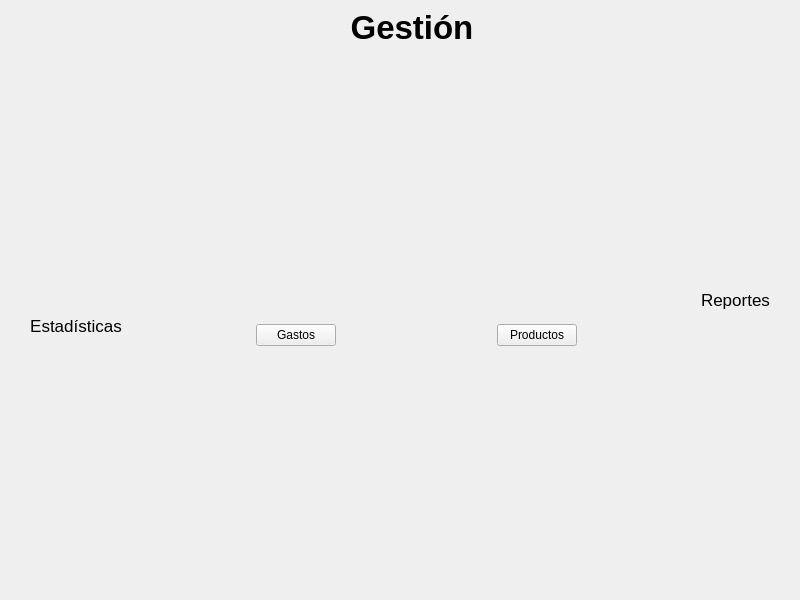
<?xml version="1.0" encoding="UTF-8"?>
<ui version="4.0">
 <class>Frame</class>
 <widget class="QFrame" name="Frame">
  <property name="geometry">
   <rect>
    <x>0</x>
    <y>0</y>
    <width>800</width>
    <height>600</height>
   </rect>
  </property>
  <property name="minimumSize">
   <size>
    <width>800</width>
    <height>600</height>
   </size>
  </property>
  <property name="mouseTracking">
   <bool>true</bool>
  </property>
  <property name="windowTitle">
   <string>Punto de Venta Grupo ECCOS</string>
  </property>
  <layout class="QHBoxLayout" name="horizontalLayout">
   <property name="spacing">
    <number>0</number>
   </property>
   <property name="leftMargin">
    <number>0</number>
   </property>
   <property name="topMargin">
    <number>0</number>
   </property>
   <property name="rightMargin">
    <number>0</number>
   </property>
   <property name="bottomMargin">
    <number>0</number>
   </property>
   <item>
    <widget class="QFrame" name="frame_12">
     <property name="mouseTracking">
      <bool>true</bool>
     </property>
     <property name="frameShape">
      <enum>QFrame::NoFrame</enum>
     </property>
     <property name="frameShadow">
      <enum>QFrame::Raised</enum>
     </property>
     <layout class="QVBoxLayout" name="verticalLayout_4">
      <property name="leftMargin">
       <number>30</number>
      </property>
      <property name="rightMargin">
       <number>0</number>
      </property>
      <item>
       <widget class="QFrame" name="frame_18">
        <property name="minimumSize">
         <size>
          <width>102</width>
          <height>65</height>
         </size>
        </property>
        <property name="maximumSize">
         <size>
          <width>102</width>
          <height>65</height>
         </size>
        </property>
        <property name="frameShape">
         <enum>QFrame::NoFrame</enum>
        </property>
        <property name="frameShadow">
         <enum>QFrame::Raised</enum>
        </property>
        <layout class="QHBoxLayout" name="horizontalLayout_13"/>
       </widget>
      </item>
      <item>
       <spacer name="verticalSpacer_8">
        <property name="orientation">
         <enum>Qt::Vertical</enum>
        </property>
        <property name="sizeHint" stdset="0">
         <size>
          <width>20</width>
          <height>40</height>
         </size>
        </property>
       </spacer>
      </item>
      <item>
       <widget class="QFrame" name="previous_frame">
        <property name="mouseTracking">
         <bool>true</bool>
        </property>
        <property name="frameShape">
         <enum>QFrame::NoFrame</enum>
        </property>
        <property name="frameShadow">
         <enum>QFrame::Raised</enum>
        </property>
        <layout class="QVBoxLayout" name="verticalLayout_6">
         <property name="leftMargin">
          <number>0</number>
         </property>
         <property name="rightMargin">
          <number>0</number>
         </property>
         <item>
          <widget class="QLabel" name="previous_title_label">
           <property name="sizePolicy">
            <sizepolicy hsizetype="Maximum" vsizetype="Maximum">
             <horstretch>0</horstretch>
             <verstretch>0</verstretch>
            </sizepolicy>
           </property>
           <property name="cursor">
            <cursorShape>PointingHandCursor</cursorShape>
           </property>
           <property name="mouseTracking">
            <bool>true</bool>
           </property>
           <property name="styleSheet">
            <string notr="true">color: black;
font-family: Arial;
font-weight: bold;
font: 13pt;</string>
           </property>
           <property name="text">
            <string>Estadísticas</string>
           </property>
           <property name="alignment">
            <set>Qt::AlignCenter</set>
           </property>
          </widget>
         </item>
         <item>
          <widget class="QLabel" name="previous_navigation_label">
           <property name="sizePolicy">
            <sizepolicy hsizetype="Maximum" vsizetype="Maximum">
             <horstretch>0</horstretch>
             <verstretch>0</verstretch>
            </sizepolicy>
           </property>
           <property name="cursor">
            <cursorShape>PointingHandCursor</cursorShape>
           </property>
           <property name="mouseTracking">
            <bool>true</bool>
           </property>
           <property name="text">
            <string/>
           </property>
           <property name="pixmap">
            <pixmap>images/previous.png</pixmap>
           </property>
           <property name="scaledContents">
            <bool>true</bool>
           </property>
          </widget>
         </item>
        </layout>
       </widget>
      </item>
      <item>
       <spacer name="verticalSpacer_9">
        <property name="orientation">
         <enum>Qt::Vertical</enum>
        </property>
        <property name="sizeHint" stdset="0">
         <size>
          <width>20</width>
          <height>40</height>
         </size>
        </property>
       </spacer>
      </item>
     </layout>
    </widget>
   </item>
   <item>
    <widget class="QStackedWidget" name="stacked_widget">
     <property name="currentIndex">
      <number>0</number>
     </property>
     <widget class="QWidget" name="management_widget">
      <layout class="QVBoxLayout" name="verticalLayout_5">
       <item>
        <widget class="QFrame" name="frame_3">
         <property name="mouseTracking">
          <bool>true</bool>
         </property>
         <property name="frameShape">
          <enum>QFrame::NoFrame</enum>
         </property>
         <property name="frameShadow">
          <enum>QFrame::Raised</enum>
         </property>
         <layout class="QVBoxLayout" name="verticalLayout">
          <property name="leftMargin">
           <number>0</number>
          </property>
          <property name="topMargin">
           <number>0</number>
          </property>
          <property name="rightMargin">
           <number>0</number>
          </property>
          <property name="bottomMargin">
           <number>0</number>
          </property>
          <item>
           <widget class="QLabel" name="management_label">
            <property name="font">
             <font>
              <pointsize>25</pointsize>
              <weight>75</weight>
              <bold>true</bold>
             </font>
            </property>
            <property name="text">
             <string>Gestión</string>
            </property>
            <property name="alignment">
             <set>Qt::AlignCenter</set>
            </property>
           </widget>
          </item>
          <item>
           <spacer name="verticalSpacer_2">
            <property name="orientation">
             <enum>Qt::Vertical</enum>
            </property>
            <property name="sizeHint" stdset="0">
             <size>
              <width>20</width>
              <height>40</height>
             </size>
            </property>
           </spacer>
          </item>
          <item>
           <widget class="QFrame" name="frame_14">
            <property name="frameShape">
             <enum>QFrame::NoFrame</enum>
            </property>
            <property name="frameShadow">
             <enum>QFrame::Raised</enum>
            </property>
            <layout class="QHBoxLayout" name="horizontalLayout_11">
             <item>
              <spacer name="horizontalSpacer_5">
               <property name="orientation">
                <enum>Qt::Horizontal</enum>
               </property>
               <property name="sizeHint" stdset="0">
                <size>
                 <width>40</width>
                 <height>20</height>
                </size>
               </property>
              </spacer>
             </item>
             <item>
              <widget class="QFrame" name="frame_15">
               <property name="frameShape">
                <enum>QFrame::NoFrame</enum>
               </property>
               <property name="frameShadow">
                <enum>QFrame::Raised</enum>
               </property>
               <layout class="QVBoxLayout" name="verticalLayout_8">
                <item>
                 <widget class="QFrame" name="frame_5">
                  <property name="frameShape">
                   <enum>QFrame::NoFrame</enum>
                  </property>
                  <property name="frameShadow">
                   <enum>QFrame::Raised</enum>
                  </property>
                  <layout class="QHBoxLayout" name="horizontalLayout_4">
                   <property name="leftMargin">
                    <number>0</number>
                   </property>
                   <property name="topMargin">
                    <number>0</number>
                   </property>
                   <property name="rightMargin">
                    <number>0</number>
                   </property>
                   <property name="bottomMargin">
                    <number>0</number>
                   </property>
                   <item>
                    <spacer name="horizontalSpacer_2">
                     <property name="orientation">
                      <enum>Qt::Horizontal</enum>
                     </property>
                     <property name="sizeHint" stdset="0">
                      <size>
                       <width>40</width>
                       <height>20</height>
                      </size>
                     </property>
                    </spacer>
                   </item>
                   <item>
                    <widget class="QLabel" name="label_7">
                     <property name="sizePolicy">
                      <sizepolicy hsizetype="Maximum" vsizetype="Maximum">
                       <horstretch>0</horstretch>
                       <verstretch>0</verstretch>
                      </sizepolicy>
                     </property>
                     <property name="text">
                      <string/>
                     </property>
                     <property name="pixmap">
                      <pixmap>images/expense.png</pixmap>
                     </property>
                     <property name="scaledContents">
                      <bool>true</bool>
                     </property>
                    </widget>
                   </item>
                   <item>
                    <spacer name="horizontalSpacer_9">
                     <property name="orientation">
                      <enum>Qt::Horizontal</enum>
                     </property>
                     <property name="sizeHint" stdset="0">
                      <size>
                       <width>40</width>
                       <height>20</height>
                      </size>
                     </property>
                    </spacer>
                   </item>
                  </layout>
                 </widget>
                </item>
                <item>
                 <widget class="QFrame" name="frame_17">
                  <property name="frameShape">
                   <enum>QFrame::NoFrame</enum>
                  </property>
                  <property name="frameShadow">
                   <enum>QFrame::Raised</enum>
                  </property>
                  <layout class="QHBoxLayout" name="horizontalLayout_12">
                   <property name="topMargin">
                    <number>0</number>
                   </property>
                   <property name="bottomMargin">
                    <number>0</number>
                   </property>
                   <item>
                    <spacer name="horizontalSpacer_6">
                     <property name="orientation">
                      <enum>Qt::Horizontal</enum>
                     </property>
                     <property name="sizeHint" stdset="0">
                      <size>
                       <width>40</width>
                       <height>20</height>
                      </size>
                     </property>
                    </spacer>
                   </item>
                   <item>
                    <widget class="QPushButton" name="expenses_button">
                     <property name="sizePolicy">
                      <sizepolicy hsizetype="Maximum" vsizetype="Maximum">
                       <horstretch>0</horstretch>
                       <verstretch>0</verstretch>
                      </sizepolicy>
                     </property>
                     <property name="cursor">
                      <cursorShape>PointingHandCursor</cursorShape>
                     </property>
                     <property name="text">
                      <string>Gastos</string>
                     </property>
                    </widget>
                   </item>
                   <item>
                    <spacer name="horizontalSpacer_7">
                     <property name="orientation">
                      <enum>Qt::Horizontal</enum>
                     </property>
                     <property name="sizeHint" stdset="0">
                      <size>
                       <width>40</width>
                       <height>20</height>
                      </size>
                     </property>
                    </spacer>
                   </item>
                  </layout>
                 </widget>
                </item>
               </layout>
              </widget>
             </item>
             <item>
              <spacer name="horizontalSpacer_8">
               <property name="orientation">
                <enum>Qt::Horizontal</enum>
               </property>
               <property name="sizeHint" stdset="0">
                <size>
                 <width>40</width>
                 <height>20</height>
                </size>
               </property>
              </spacer>
             </item>
             <item>
              <widget class="QFrame" name="frame_16">
               <property name="frameShape">
                <enum>QFrame::NoFrame</enum>
               </property>
               <property name="frameShadow">
                <enum>QFrame::Raised</enum>
               </property>
               <layout class="QVBoxLayout" name="verticalLayout_7">
                <item>
                 <widget class="QFrame" name="frame_19">
                  <property name="frameShape">
                   <enum>QFrame::NoFrame</enum>
                  </property>
                  <property name="frameShadow">
                   <enum>QFrame::Raised</enum>
                  </property>
                  <layout class="QHBoxLayout" name="horizontalLayout_5">
                   <property name="leftMargin">
                    <number>0</number>
                   </property>
                   <property name="topMargin">
                    <number>0</number>
                   </property>
                   <property name="rightMargin">
                    <number>0</number>
                   </property>
                   <property name="bottomMargin">
                    <number>0</number>
                   </property>
                   <item>
                    <spacer name="horizontalSpacer_10">
                     <property name="orientation">
                      <enum>Qt::Horizontal</enum>
                     </property>
                     <property name="sizeHint" stdset="0">
                      <size>
                       <width>40</width>
                       <height>20</height>
                      </size>
                     </property>
                    </spacer>
                   </item>
                   <item>
                    <widget class="QLabel" name="label_3">
                     <property name="sizePolicy">
                      <sizepolicy hsizetype="Maximum" vsizetype="Maximum">
                       <horstretch>0</horstretch>
                       <verstretch>0</verstretch>
                      </sizepolicy>
                     </property>
                     <property name="mouseTracking">
                      <bool>true</bool>
                     </property>
                     <property name="text">
                      <string/>
                     </property>
                     <property name="pixmap">
                      <pixmap>images/product.png</pixmap>
                     </property>
                     <property name="scaledContents">
                      <bool>true</bool>
                     </property>
                    </widget>
                   </item>
                   <item>
                    <spacer name="horizontalSpacer_11">
                     <property name="orientation">
                      <enum>Qt::Horizontal</enum>
                     </property>
                     <property name="sizeHint" stdset="0">
                      <size>
                       <width>40</width>
                       <height>20</height>
                      </size>
                     </property>
                    </spacer>
                   </item>
                  </layout>
                 </widget>
                </item>
                <item>
                 <widget class="QFrame" name="frame_4">
                  <property name="mouseTracking">
                   <bool>true</bool>
                  </property>
                  <property name="frameShape">
                   <enum>QFrame::NoFrame</enum>
                  </property>
                  <property name="frameShadow">
                   <enum>QFrame::Raised</enum>
                  </property>
                  <layout class="QHBoxLayout" name="horizontalLayout_6">
                   <property name="leftMargin">
                    <number>0</number>
                   </property>
                   <property name="topMargin">
                    <number>0</number>
                   </property>
                   <property name="rightMargin">
                    <number>0</number>
                   </property>
                   <property name="bottomMargin">
                    <number>0</number>
                   </property>
                   <item>
                    <spacer name="horizontalSpacer_3">
                     <property name="orientation">
                      <enum>Qt::Horizontal</enum>
                     </property>
                     <property name="sizeHint" stdset="0">
                      <size>
                       <width>40</width>
                       <height>20</height>
                      </size>
                     </property>
                    </spacer>
                   </item>
                   <item>
                    <widget class="QPushButton" name="product_management_button">
                     <property name="sizePolicy">
                      <sizepolicy hsizetype="Maximum" vsizetype="Maximum">
                       <horstretch>0</horstretch>
                       <verstretch>0</verstretch>
                      </sizepolicy>
                     </property>
                     <property name="cursor">
                      <cursorShape>PointingHandCursor</cursorShape>
                     </property>
                     <property name="mouseTracking">
                      <bool>true</bool>
                     </property>
                     <property name="text">
                      <string>Productos</string>
                     </property>
                    </widget>
                   </item>
                   <item>
                    <spacer name="horizontalSpacer_4">
                     <property name="orientation">
                      <enum>Qt::Horizontal</enum>
                     </property>
                     <property name="sizeHint" stdset="0">
                      <size>
                       <width>40</width>
                       <height>20</height>
                      </size>
                     </property>
                    </spacer>
                   </item>
                  </layout>
                 </widget>
                </item>
               </layout>
              </widget>
             </item>
             <item>
              <spacer name="horizontalSpacer">
               <property name="orientation">
                <enum>Qt::Horizontal</enum>
               </property>
               <property name="sizeHint" stdset="0">
                <size>
                 <width>40</width>
                 <height>20</height>
                </size>
               </property>
              </spacer>
             </item>
            </layout>
           </widget>
          </item>
          <item>
           <spacer name="verticalSpacer">
            <property name="orientation">
             <enum>Qt::Vertical</enum>
            </property>
            <property name="sizeHint" stdset="0">
             <size>
              <width>20</width>
              <height>40</height>
             </size>
            </property>
           </spacer>
          </item>
         </layout>
        </widget>
       </item>
      </layout>
     </widget>
     <widget class="QWidget" name="reports_widget">
      <layout class="QVBoxLayout" name="verticalLayout_9">
       <item>
        <widget class="QLabel" name="reports_label">
         <property name="sizePolicy">
          <sizepolicy hsizetype="Minimum" vsizetype="Maximum">
           <horstretch>0</horstretch>
           <verstretch>0</verstretch>
          </sizepolicy>
         </property>
         <property name="font">
          <font>
           <pointsize>28</pointsize>
           <weight>75</weight>
           <bold>true</bold>
          </font>
         </property>
         <property name="text">
          <string>Reportes</string>
         </property>
         <property name="alignment">
          <set>Qt::AlignCenter</set>
         </property>
        </widget>
       </item>
       <item>
        <widget class="QFrame" name="frame">
         <property name="mouseTracking">
          <bool>true</bool>
         </property>
         <property name="frameShape">
          <enum>QFrame::NoFrame</enum>
         </property>
         <property name="frameShadow">
          <enum>QFrame::Raised</enum>
         </property>
         <layout class="QGridLayout" name="gridLayout">
          <item row="1" column="2">
           <widget class="QLabel" name="label_4">
            <property name="sizePolicy">
             <sizepolicy hsizetype="Maximum" vsizetype="Maximum">
              <horstretch>0</horstretch>
              <verstretch>0</verstretch>
             </sizepolicy>
            </property>
            <property name="text">
             <string/>
            </property>
            <property name="pixmap">
             <pixmap>images/month_report.png</pixmap>
            </property>
            <property name="scaledContents">
             <bool>true</bool>
            </property>
           </widget>
          </item>
          <item row="1" column="1">
           <widget class="QLabel" name="label_2">
            <property name="sizePolicy">
             <sizepolicy hsizetype="Maximum" vsizetype="Maximum">
              <horstretch>0</horstretch>
              <verstretch>0</verstretch>
             </sizepolicy>
            </property>
            <property name="text">
             <string/>
            </property>
            <property name="pixmap">
             <pixmap>images/week_report.png</pixmap>
            </property>
            <property name="scaledContents">
             <bool>true</bool>
            </property>
           </widget>
          </item>
          <item row="1" column="0">
           <widget class="QLabel" name="label">
            <property name="sizePolicy">
             <sizepolicy hsizetype="Maximum" vsizetype="Maximum">
              <horstretch>0</horstretch>
              <verstretch>0</verstretch>
             </sizepolicy>
            </property>
            <property name="text">
             <string/>
            </property>
            <property name="pixmap">
             <pixmap>images/day_report.png</pixmap>
            </property>
            <property name="scaledContents">
             <bool>true</bool>
            </property>
           </widget>
          </item>
          <item row="2" column="1">
           <widget class="QFrame" name="frame_6">
            <property name="mouseTracking">
             <bool>true</bool>
            </property>
            <property name="frameShape">
             <enum>QFrame::NoFrame</enum>
            </property>
            <property name="frameShadow">
             <enum>QFrame::Raised</enum>
            </property>
            <layout class="QHBoxLayout" name="horizontalLayout_3">
             <item>
              <widget class="QPushButton" name="week_report_button">
               <property name="sizePolicy">
                <sizepolicy hsizetype="Maximum" vsizetype="Fixed">
                 <horstretch>0</horstretch>
                 <verstretch>0</verstretch>
                </sizepolicy>
               </property>
               <property name="cursor">
                <cursorShape>PointingHandCursor</cursorShape>
               </property>
               <property name="text">
                <string>Semanal</string>
               </property>
              </widget>
             </item>
            </layout>
           </widget>
          </item>
          <item row="2" column="0">
           <widget class="QFrame" name="frame_2">
            <property name="mouseTracking">
             <bool>true</bool>
            </property>
            <property name="frameShape">
             <enum>QFrame::NoFrame</enum>
            </property>
            <property name="frameShadow">
             <enum>QFrame::Raised</enum>
            </property>
            <layout class="QHBoxLayout" name="horizontalLayout_2">
             <item>
              <widget class="QPushButton" name="day_report_button">
               <property name="sizePolicy">
                <sizepolicy hsizetype="Maximum" vsizetype="Fixed">
                 <horstretch>0</horstretch>
                 <verstretch>0</verstretch>
                </sizepolicy>
               </property>
               <property name="cursor">
                <cursorShape>PointingHandCursor</cursorShape>
               </property>
               <property name="layoutDirection">
                <enum>Qt::LeftToRight</enum>
               </property>
               <property name="text">
                <string>Diario</string>
               </property>
               <property name="flat">
                <bool>false</bool>
               </property>
              </widget>
             </item>
            </layout>
           </widget>
          </item>
          <item row="2" column="2">
           <widget class="QFrame" name="frame_7">
            <property name="mouseTracking">
             <bool>true</bool>
            </property>
            <property name="frameShape">
             <enum>QFrame::NoFrame</enum>
            </property>
            <property name="frameShadow">
             <enum>QFrame::Raised</enum>
            </property>
            <layout class="QHBoxLayout" name="horizontalLayout_7">
             <item>
              <widget class="QPushButton" name="month_report_button">
               <property name="sizePolicy">
                <sizepolicy hsizetype="Maximum" vsizetype="Fixed">
                 <horstretch>0</horstretch>
                 <verstretch>0</verstretch>
                </sizepolicy>
               </property>
               <property name="cursor">
                <cursorShape>PointingHandCursor</cursorShape>
               </property>
               <property name="text">
                <string>Mensual</string>
               </property>
              </widget>
             </item>
            </layout>
           </widget>
          </item>
          <item row="0" column="1">
           <spacer name="verticalSpacer_4">
            <property name="orientation">
             <enum>Qt::Vertical</enum>
            </property>
            <property name="sizeHint" stdset="0">
             <size>
              <width>20</width>
              <height>40</height>
             </size>
            </property>
           </spacer>
          </item>
         </layout>
        </widget>
       </item>
       <item>
        <spacer name="verticalSpacer_3">
         <property name="orientation">
          <enum>Qt::Vertical</enum>
         </property>
         <property name="sizeHint" stdset="0">
          <size>
           <width>20</width>
           <height>40</height>
          </size>
         </property>
        </spacer>
       </item>
       <item>
        <widget class="QFrame" name="frame_8">
         <property name="mouseTracking">
          <bool>true</bool>
         </property>
         <property name="frameShape">
          <enum>QFrame::NoFrame</enum>
         </property>
         <property name="frameShadow">
          <enum>QFrame::Raised</enum>
         </property>
         <layout class="QGridLayout" name="gridLayout_2">
          <item row="1" column="0">
           <widget class="QFrame" name="frame_9">
            <property name="mouseTracking">
             <bool>true</bool>
            </property>
            <property name="frameShape">
             <enum>QFrame::NoFrame</enum>
            </property>
            <property name="frameShadow">
             <enum>QFrame::Raised</enum>
            </property>
            <layout class="QHBoxLayout" name="horizontalLayout_8">
             <item>
              <widget class="QPushButton" name="year_report_button">
               <property name="sizePolicy">
                <sizepolicy hsizetype="Maximum" vsizetype="Maximum">
                 <horstretch>0</horstretch>
                 <verstretch>0</verstretch>
                </sizepolicy>
               </property>
               <property name="cursor">
                <cursorShape>PointingHandCursor</cursorShape>
               </property>
               <property name="text">
                <string>Anual</string>
               </property>
              </widget>
             </item>
            </layout>
           </widget>
          </item>
          <item row="0" column="0">
           <widget class="QLabel" name="label_5">
            <property name="sizePolicy">
             <sizepolicy hsizetype="Maximum" vsizetype="Maximum">
              <horstretch>0</horstretch>
              <verstretch>0</verstretch>
             </sizepolicy>
            </property>
            <property name="text">
             <string/>
            </property>
            <property name="pixmap">
             <pixmap>images/year_report.png</pixmap>
            </property>
            <property name="scaledContents">
             <bool>true</bool>
            </property>
           </widget>
          </item>
          <item row="0" column="1">
           <widget class="QLabel" name="label_6">
            <property name="sizePolicy">
             <sizepolicy hsizetype="Maximum" vsizetype="Maximum">
              <horstretch>0</horstretch>
              <verstretch>0</verstretch>
             </sizepolicy>
            </property>
            <property name="text">
             <string/>
            </property>
            <property name="pixmap">
             <pixmap>images/custom_report.png</pixmap>
            </property>
            <property name="scaledContents">
             <bool>true</bool>
            </property>
           </widget>
          </item>
          <item row="1" column="1">
           <widget class="QFrame" name="frame_10">
            <property name="mouseTracking">
             <bool>true</bool>
            </property>
            <property name="frameShape">
             <enum>QFrame::NoFrame</enum>
            </property>
            <property name="frameShadow">
             <enum>QFrame::Raised</enum>
            </property>
            <layout class="QHBoxLayout" name="horizontalLayout_9">
             <item>
              <widget class="QPushButton" name="custom_report_button">
               <property name="sizePolicy">
                <sizepolicy hsizetype="Maximum" vsizetype="Maximum">
                 <horstretch>0</horstretch>
                 <verstretch>0</verstretch>
                </sizepolicy>
               </property>
               <property name="cursor">
                <cursorShape>PointingHandCursor</cursorShape>
               </property>
               <property name="text">
                <string>Personalizado</string>
               </property>
              </widget>
             </item>
            </layout>
           </widget>
          </item>
         </layout>
        </widget>
       </item>
       <item>
        <spacer name="verticalSpacer_5">
         <property name="orientation">
          <enum>Qt::Vertical</enum>
         </property>
         <property name="sizeHint" stdset="0">
          <size>
           <width>20</width>
           <height>40</height>
          </size>
         </property>
        </spacer>
       </item>
      </layout>
     </widget>
     <widget class="QWidget" name="statistics_widget">
      <layout class="QVBoxLayout" name="verticalLayout_11">
       <item>
        <widget class="QLabel" name="statistics_label">
         <property name="font">
          <font>
           <pointsize>25</pointsize>
           <weight>75</weight>
           <bold>true</bold>
          </font>
         </property>
         <property name="text">
          <string>Estadísticas</string>
         </property>
         <property name="alignment">
          <set>Qt::AlignCenter</set>
         </property>
        </widget>
       </item>
       <item>
        <spacer name="verticalSpacer_10">
         <property name="orientation">
          <enum>Qt::Vertical</enum>
         </property>
         <property name="sizeHint" stdset="0">
          <size>
           <width>20</width>
           <height>40</height>
          </size>
         </property>
        </spacer>
       </item>
       <item>
        <widget class="QFrame" name="frame_25">
         <property name="frameShape">
          <enum>QFrame::NoFrame</enum>
         </property>
         <property name="frameShadow">
          <enum>QFrame::Raised</enum>
         </property>
         <layout class="QGridLayout" name="gridLayout_3">
          <item row="0" column="0">
           <widget class="QLabel" name="label_8">
            <property name="sizePolicy">
             <sizepolicy hsizetype="Maximum" vsizetype="Maximum">
              <horstretch>0</horstretch>
              <verstretch>0</verstretch>
             </sizepolicy>
            </property>
            <property name="text">
             <string/>
            </property>
            <property name="pixmap">
             <pixmap>images/year_behavior.png</pixmap>
            </property>
            <property name="scaledContents">
             <bool>true</bool>
            </property>
           </widget>
          </item>
          <item row="0" column="1">
           <widget class="QLabel" name="label_9">
            <property name="sizePolicy">
             <sizepolicy hsizetype="Maximum" vsizetype="Maximum">
              <horstretch>0</horstretch>
              <verstretch>0</verstretch>
             </sizepolicy>
            </property>
            <property name="text">
             <string/>
            </property>
            <property name="pixmap">
             <pixmap>images/sale_statistics.png</pixmap>
            </property>
            <property name="scaledContents">
             <bool>true</bool>
            </property>
           </widget>
          </item>
          <item row="1" column="1">
           <widget class="QFrame" name="frame_27">
            <property name="frameShape">
             <enum>QFrame::NoFrame</enum>
            </property>
            <property name="frameShadow">
             <enum>QFrame::Raised</enum>
            </property>
            <layout class="QHBoxLayout" name="horizontalLayout_18">
             <item>
              <widget class="QPushButton" name="month_statistics_button">
               <property name="sizePolicy">
                <sizepolicy hsizetype="Maximum" vsizetype="Maximum">
                 <horstretch>0</horstretch>
                 <verstretch>0</verstretch>
                </sizepolicy>
               </property>
               <property name="cursor">
                <cursorShape>PointingHandCursor</cursorShape>
               </property>
               <property name="text">
                <string>Mensual</string>
               </property>
              </widget>
             </item>
            </layout>
           </widget>
          </item>
          <item row="1" column="0">
           <widget class="QFrame" name="frame_26">
            <property name="frameShape">
             <enum>QFrame::NoFrame</enum>
            </property>
            <property name="frameShadow">
             <enum>QFrame::Raised</enum>
            </property>
            <layout class="QHBoxLayout" name="horizontalLayout_17">
             <item>
              <widget class="QPushButton" name="year_statistics_button">
               <property name="sizePolicy">
                <sizepolicy hsizetype="Maximum" vsizetype="Maximum">
                 <horstretch>0</horstretch>
                 <verstretch>0</verstretch>
                </sizepolicy>
               </property>
               <property name="cursor">
                <cursorShape>PointingHandCursor</cursorShape>
               </property>
               <property name="text">
                <string>Anual</string>
               </property>
              </widget>
             </item>
            </layout>
           </widget>
          </item>
         </layout>
        </widget>
       </item>
       <item>
        <spacer name="verticalSpacer_11">
         <property name="orientation">
          <enum>Qt::Vertical</enum>
         </property>
         <property name="sizeHint" stdset="0">
          <size>
           <width>20</width>
           <height>40</height>
          </size>
         </property>
        </spacer>
       </item>
      </layout>
     </widget>
    </widget>
   </item>
   <item>
    <widget class="QFrame" name="frame_11">
     <property name="mouseTracking">
      <bool>true</bool>
     </property>
     <property name="frameShape">
      <enum>QFrame::NoFrame</enum>
     </property>
     <property name="frameShadow">
      <enum>QFrame::Raised</enum>
     </property>
     <layout class="QVBoxLayout" name="verticalLayout_2">
      <property name="leftMargin">
       <number>0</number>
      </property>
      <property name="rightMargin">
       <number>30</number>
      </property>
      <item>
       <widget class="QFrame" name="frame_13">
        <property name="mouseTracking">
         <bool>true</bool>
        </property>
        <property name="frameShape">
         <enum>QFrame::NoFrame</enum>
        </property>
        <property name="frameShadow">
         <enum>QFrame::Raised</enum>
        </property>
        <layout class="QHBoxLayout" name="horizontalLayout_10">
         <property name="leftMargin">
          <number>0</number>
         </property>
         <property name="topMargin">
          <number>0</number>
         </property>
         <property name="rightMargin">
          <number>0</number>
         </property>
         <property name="bottomMargin">
          <number>0</number>
         </property>
         <item>
          <widget class="QLabel" name="about_label">
           <property name="sizePolicy">
            <sizepolicy hsizetype="Maximum" vsizetype="Maximum">
             <horstretch>0</horstretch>
             <verstretch>0</verstretch>
            </sizepolicy>
           </property>
           <property name="cursor">
            <cursorShape>PointingHandCursor</cursorShape>
           </property>
           <property name="mouseTracking">
            <bool>true</bool>
           </property>
           <property name="text">
            <string/>
           </property>
           <property name="pixmap">
            <pixmap>images/about.png</pixmap>
           </property>
          </widget>
         </item>
        </layout>
       </widget>
      </item>
      <item>
       <spacer name="verticalSpacer_6">
        <property name="orientation">
         <enum>Qt::Vertical</enum>
        </property>
        <property name="sizeHint" stdset="0">
         <size>
          <width>20</width>
          <height>40</height>
         </size>
        </property>
       </spacer>
      </item>
      <item>
       <widget class="QFrame" name="next_frame">
        <property name="mouseTracking">
         <bool>true</bool>
        </property>
        <property name="frameShape">
         <enum>QFrame::NoFrame</enum>
        </property>
        <property name="frameShadow">
         <enum>QFrame::Raised</enum>
        </property>
        <layout class="QVBoxLayout" name="verticalLayout_3">
         <property name="rightMargin">
          <number>0</number>
         </property>
         <item>
          <widget class="QLabel" name="next_title_label">
           <property name="sizePolicy">
            <sizepolicy hsizetype="Maximum" vsizetype="Maximum">
             <horstretch>0</horstretch>
             <verstretch>0</verstretch>
            </sizepolicy>
           </property>
           <property name="cursor">
            <cursorShape>PointingHandCursor</cursorShape>
           </property>
           <property name="mouseTracking">
            <bool>true</bool>
           </property>
           <property name="styleSheet">
            <string notr="true">color: black;
font-family: Arial;
font-weight: bold;
font: 13pt;</string>
           </property>
           <property name="text">
            <string>Reportes</string>
           </property>
           <property name="alignment">
            <set>Qt::AlignCenter</set>
           </property>
           <property name="wordWrap">
            <bool>false</bool>
           </property>
          </widget>
         </item>
         <item>
          <widget class="QLabel" name="next_navigation_label">
           <property name="sizePolicy">
            <sizepolicy hsizetype="Maximum" vsizetype="Maximum">
             <horstretch>0</horstretch>
             <verstretch>0</verstretch>
            </sizepolicy>
           </property>
           <property name="cursor">
            <cursorShape>PointingHandCursor</cursorShape>
           </property>
           <property name="mouseTracking">
            <bool>true</bool>
           </property>
           <property name="text">
            <string/>
           </property>
           <property name="pixmap">
            <pixmap>images/next.png</pixmap>
           </property>
           <property name="scaledContents">
            <bool>true</bool>
           </property>
          </widget>
         </item>
        </layout>
       </widget>
      </item>
      <item>
       <spacer name="verticalSpacer_7">
        <property name="orientation">
         <enum>Qt::Vertical</enum>
        </property>
        <property name="sizeHint" stdset="0">
         <size>
          <width>20</width>
          <height>40</height>
         </size>
        </property>
       </spacer>
      </item>
     </layout>
    </widget>
   </item>
  </layout>
 </widget>
 <resources/>
 <connections/>
</ui>
